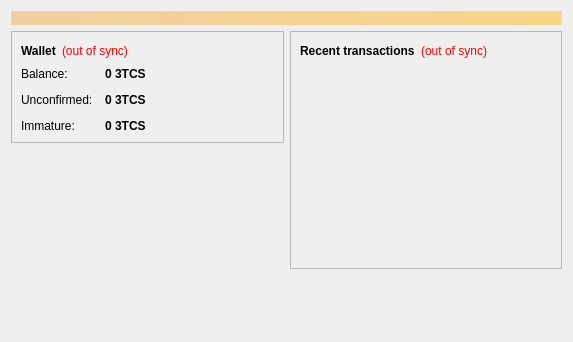
<?xml version="1.0" encoding="UTF-8"?>
<ui version="4.0">
 <class>OverviewPage</class>
 <widget class="QWidget" name="OverviewPage">
  <property name="geometry">
   <rect>
    <x>0</x>
    <y>0</y>
    <width>573</width>
    <height>342</height>
   </rect>
  </property>
  <property name="windowTitle">
   <string>Form</string>
  </property>
  <layout class="QVBoxLayout" name="topLayout">
   <item>
    <widget class="QLabel" name="labelAlerts">
     <property name="visible">
      <bool>false</bool>
     </property>
     <property name="styleSheet">
      <string notr="true">background-color: qlineargradient(x1: 0, y1: 0, x2: 1, y2: 0, stop:0 #F0D0A0, stop:1 #F8D488); color:#000000;</string>
     </property>
     <property name="wordWrap">
      <bool>true</bool>
     </property>
     <property name="margin">
      <number>3</number>
     </property>
    </widget>
   </item>
   <item>
    <layout class="QHBoxLayout" name="horizontalLayout" stretch="1,1">
     <item>
      <layout class="QVBoxLayout" name="verticalLayout_2">
       <item>
        <widget class="QFrame" name="frame">
         <property name="frameShape">
          <enum>QFrame::StyledPanel</enum>
         </property>
         <property name="frameShadow">
          <enum>QFrame::Raised</enum>
         </property>
         <layout class="QVBoxLayout" name="verticalLayout_4">
          <item>
           <layout class="QHBoxLayout" name="horizontalLayout_4">
            <item>
             <widget class="QLabel" name="label_5">
              <property name="font">
               <font>
                <weight>75</weight>
                <bold>true</bold>
               </font>
              </property>
              <property name="text">
               <string>Wallet</string>
              </property>
             </widget>
            </item>
            <item>
             <widget class="QLabel" name="labelWalletStatus">
              <property name="toolTip">
               <string>The displayed information may be out of date. Your wallet automatically synchronizes with the Threeitcoin network after a connection is established, but this process has not completed yet.</string>
              </property>
              <property name="styleSheet">
               <string notr="true">QLabel { color: red; }</string>
              </property>
              <property name="text">
               <string notr="true">(out of sync)</string>
              </property>
              <property name="alignment">
               <set>Qt::AlignLeading|Qt::AlignLeft|Qt::AlignVCenter</set>
              </property>
             </widget>
            </item>
            <item>
             <spacer name="horizontalSpacer_2">
              <property name="orientation">
               <enum>Qt::Horizontal</enum>
              </property>
              <property name="sizeHint" stdset="0">
               <size>
                <width>40</width>
                <height>20</height>
               </size>
              </property>
             </spacer>
            </item>
           </layout>
          </item>
          <item>
           <layout class="QFormLayout" name="formLayout_2">
            <property name="fieldGrowthPolicy">
             <enum>QFormLayout::AllNonFixedFieldsGrow</enum>
            </property>
            <property name="horizontalSpacing">
             <number>12</number>
            </property>
            <property name="verticalSpacing">
             <number>12</number>
            </property>
            <item row="0" column="0">
             <widget class="QLabel" name="label">
              <property name="text">
               <string>Balance:</string>
              </property>
             </widget>
            </item>
            <item row="0" column="1">
             <widget class="QLabel" name="labelBalance">
              <property name="font">
               <font>
                <weight>75</weight>
                <bold>true</bold>
               </font>
              </property>
              <property name="cursor">
               <cursorShape>IBeamCursor</cursorShape>
              </property>
              <property name="toolTip">
               <string>Your current balance</string>
              </property>
              <property name="text">
               <string notr="true">0 3TCS</string>
              </property>
              <property name="textInteractionFlags">
               <set>Qt::LinksAccessibleByMouse|Qt::TextSelectableByKeyboard|Qt::TextSelectableByMouse</set>
              </property>
             </widget>
            </item>
            <item row="1" column="0">
             <widget class="QLabel" name="label_3">
              <property name="text">
               <string>Unconfirmed:</string>
              </property>
             </widget>
            </item>
            <item row="1" column="1">
             <widget class="QLabel" name="labelUnconfirmed">
              <property name="font">
               <font>
                <weight>75</weight>
                <bold>true</bold>
               </font>
              </property>
              <property name="cursor">
               <cursorShape>IBeamCursor</cursorShape>
              </property>
              <property name="toolTip">
               <string>Total of transactions that have yet to be confirmed, and do not yet count toward the current balance</string>
              </property>
              <property name="text">
               <string notr="true">0 3TCS</string>
              </property>
              <property name="textInteractionFlags">
               <set>Qt::LinksAccessibleByMouse|Qt::TextSelectableByKeyboard|Qt::TextSelectableByMouse</set>
              </property>
             </widget>
            </item>
            <item row="2" column="0">
             <widget class="QLabel" name="labelImmatureText">
              <property name="text">
               <string>Immature:</string>
              </property>
             </widget>
            </item>
            <item row="2" column="1">
             <widget class="QLabel" name="labelImmature">
              <property name="font">
               <font>
                <weight>75</weight>
                <bold>true</bold>
               </font>
              </property>
              <property name="toolTip">
               <string>Mined balance that has not yet matured</string>
              </property>
              <property name="text">
               <string notr="true">0 3TCS</string>
              </property>
              <property name="textInteractionFlags">
               <set>Qt::LinksAccessibleByMouse|Qt::TextSelectableByKeyboard|Qt::TextSelectableByMouse</set>
              </property>
             </widget>
            </item>
           </layout>
          </item>
         </layout>
        </widget>
       </item>
       <item>
        <spacer name="verticalSpacer">
         <property name="orientation">
          <enum>Qt::Vertical</enum>
         </property>
         <property name="sizeHint" stdset="0">
          <size>
           <width>20</width>
           <height>40</height>
          </size>
         </property>
        </spacer>
       </item>
      </layout>
     </item>
     <item>
      <layout class="QVBoxLayout" name="verticalLayout_3">
       <item>
        <widget class="QFrame" name="frame_2">
         <property name="frameShape">
          <enum>QFrame::StyledPanel</enum>
         </property>
         <property name="frameShadow">
          <enum>QFrame::Raised</enum>
         </property>
         <layout class="QVBoxLayout" name="verticalLayout">
          <item>
           <layout class="QHBoxLayout" name="horizontalLayout_2">
            <item>
             <widget class="QLabel" name="label_4">
              <property name="text">
               <string>&lt;b&gt;Recent transactions&lt;/b&gt;</string>
              </property>
             </widget>
            </item>
            <item>
             <widget class="QLabel" name="labelTransactionsStatus">
              <property name="toolTip">
               <string>The displayed information may be out of date. Your wallet automatically synchronizes with the Threeitcoin network after a connection is established, but this process has not completed yet.</string>
              </property>
              <property name="styleSheet">
               <string notr="true">QLabel { color: red; }</string>
              </property>
              <property name="text">
               <string notr="true">(out of sync)</string>
              </property>
              <property name="alignment">
               <set>Qt::AlignRight|Qt::AlignTrailing|Qt::AlignVCenter</set>
              </property>
             </widget>
            </item>
            <item>
             <spacer name="horizontalSpacer">
              <property name="orientation">
               <enum>Qt::Horizontal</enum>
              </property>
              <property name="sizeHint" stdset="0">
               <size>
                <width>40</width>
                <height>20</height>
               </size>
              </property>
             </spacer>
            </item>
           </layout>
          </item>
          <item>
           <widget class="QListView" name="listTransactions">
            <property name="styleSheet">
             <string notr="true">QListView { background: transparent; }</string>
            </property>
            <property name="frameShape">
             <enum>QFrame::NoFrame</enum>
            </property>
            <property name="verticalScrollBarPolicy">
             <enum>Qt::ScrollBarAlwaysOff</enum>
            </property>
            <property name="horizontalScrollBarPolicy">
             <enum>Qt::ScrollBarAlwaysOff</enum>
            </property>
            <property name="selectionMode">
             <enum>QAbstractItemView::NoSelection</enum>
            </property>
           </widget>
          </item>
         </layout>
        </widget>
       </item>
       <item>
        <spacer name="verticalSpacer_2">
         <property name="orientation">
          <enum>Qt::Vertical</enum>
         </property>
         <property name="sizeHint" stdset="0">
          <size>
           <width>20</width>
           <height>40</height>
          </size>
         </property>
        </spacer>
       </item>
      </layout>
     </item>
    </layout>
   </item>
  </layout>
 </widget>
 <resources/>
 <connections/>
</ui>
